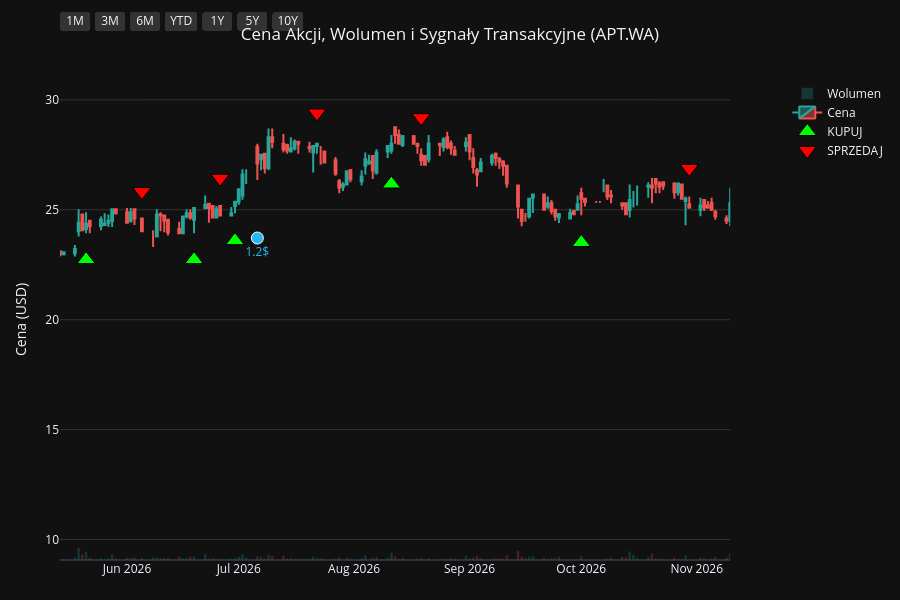
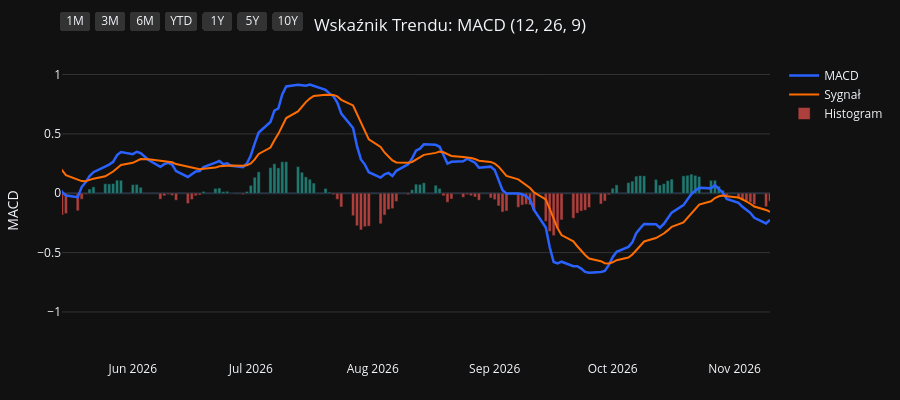
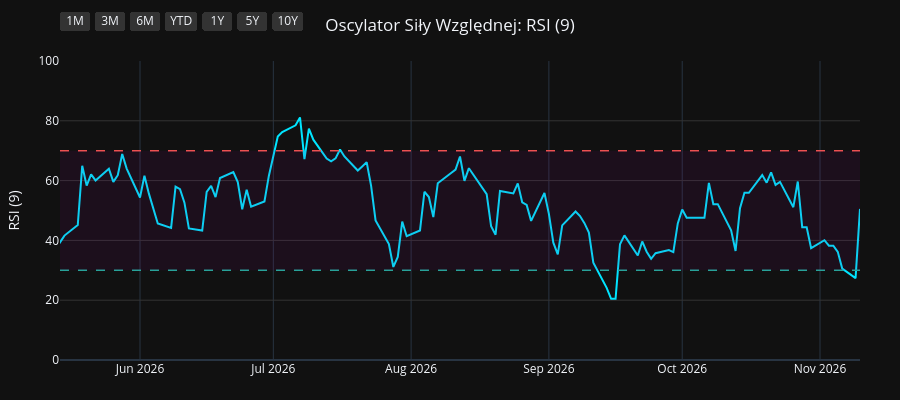
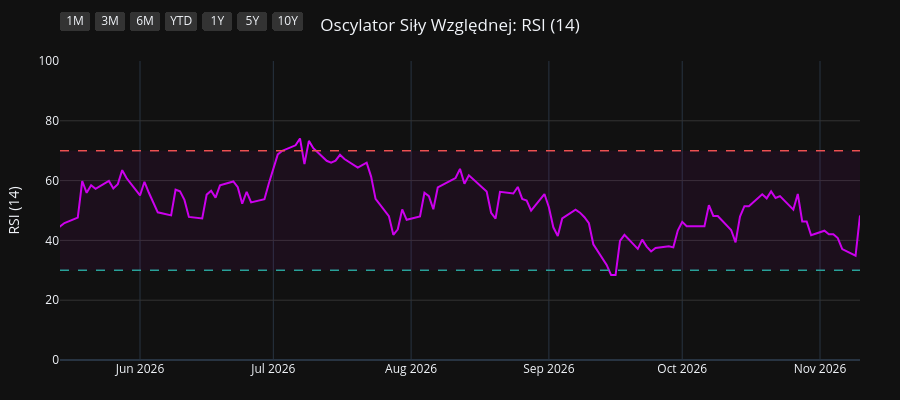

Notebook code cell kept with these figures, in order:
### Code cell
import os
import yfinance as yf
import pandas as pd
import pandas_ta as ta
import plotly.graph_objects as go
from plotly.subplots import make_subplots

# 1. Pobranie i przygotowanie danych
symbol = os.environ.get("STOCK_TICKER", "").strip().upper()
if not symbol:
    raise RuntimeError("Set STOCK_TICKER before running price_extractor.ipynb")
df = yf.Ticker(symbol).history(period="10y")
df.index = df.index.tz_localize(None)

# Wskaźniki i sygnały
df.ta.macd(fast=12, slow=26, signal=9, append=True)
df.ta.rsi(length=9, append=True)
df.ta.rsi(length=14, append=True)
df.ta.rsi(length=21, append=True)
df.dropna(inplace=True)

macd = df['MACD_12_26_9']
signal = df['MACDs_12_26_9']
wczorajszy_macd = macd.shift(1)
wczorajszy_signal = signal.shift(1)

df['Decyzja'] = 'BRAK'
df.loc[(macd > signal) & (wczorajszy_macd <= wczorajszy_signal), 'Decyzja'] = 'KUPUJ'
df.loc[(macd < signal) & (wczorajszy_macd >= wczorajszy_signal), 'Decyzja'] = 'SPRZEDAJ'

df_kupuj = df[df['Decyzja'] == 'KUPUJ']
df_sprzedaj = df[df['Decyzja'] == 'SPRZEDAJ']
df_dywidendy = df[df['Dividends'] > 0]
df_splity = df[df['Stock Splits'] > 0]

# Wspólna konfiguracja osi X
konfiguracja_osi_x = dict(
    type="date",
    showspikes=True, spikemode="across", spikesnap="cursor", spikedash="dot", spikecolor="#ffffff", spikethickness=1, hoverformat="%Y-%m-%d",
    rangeselector=dict(
        buttons=list([
            dict(count=1, label="1M", step="month", stepmode="backward"),
            dict(count=3, label="3M", step="month", stepmode="backward"),
            dict(count=6, label="6M", step="month", stepmode="backward"),
            dict(count=1, label="YTD", step="year", stepmode="todate"),
            dict(count=1, label="1Y", step="year", stepmode="backward"),
            dict(count=5, label="5Y", step="year", stepmode="backward"),
            dict(step="all", label="10Y")
        ]),
        bgcolor="#333333", activecolor="#2962ff", x=0, y=1.1
    )
)

# ==========================================
# WYKRES 1: CENA + WOLUMEN + SYGNAŁY
# ==========================================
fig1 = make_subplots(specs=[[{"secondary_y": True}]])

kolory_wolumenu = ['#26a69a' if row['Close'] >= row['Open'] else '#ef5350' for index, row in df.iterrows()]
fig1.add_trace(go.Bar(x=df.index, y=df['Volume'], marker_color=kolory_wolumenu, opacity=0.25, name='Wolumen'), secondary_y=True)
fig1.add_trace(go.Candlestick(x=df.index, open=df['Open'], high=df['High'], low=df['Low'], close=df['Close'], name='Cena', increasing_line_color='#26a69a', decreasing_line_color='#ef5350'), secondary_y=False)
fig1.add_trace(go.Scatter(x=df_kupuj.index, y=df_kupuj['Low'] * 0.95, customdata=df_kupuj[['Low', 'High']], mode='markers', marker=dict(symbol='triangle-up', size=16, color='#00ff00', line=dict(width=1, color='black')), name='KUPUJ', hovertemplate='KUPUJ<br>Najniższa: %{customdata[0]:.2f}<br>Najwyższa: %{customdata[1]:.2f}<extra></extra>'), secondary_y=False)
fig1.add_trace(go.Scatter(x=df_sprzedaj.index, y=df_sprzedaj['High'] * 1.05, customdata=df_sprzedaj[['Low', 'High']], mode='markers', marker=dict(symbol='triangle-down', size=16, color='#ff0000', line=dict(width=1, color='black')), name='SPRZEDAJ', hovertemplate='SPRZEDAJ<br>Najniższa: %{customdata[0]:.2f}<br>Najwyższa: %{customdata[1]:.2f}<extra></extra>'), secondary_y=False)

if not df_dywidendy.empty:
    fig1.add_trace(go.Scatter(x=df_dywidendy.index, y=df_dywidendy['Low'] * 0.90, mode='markers+text', marker=dict(symbol='circle', size=12, color='#29b6f6', line=dict(width=1, color='white')), text=df_dywidendy['Dividends'].apply(lambda x: f"{x}$"), textposition="bottom center", name='Dywidenda', showlegend=False, hovertemplate='Dywidenda: %{text}<extra></extra>', textfont=dict(color="#29b6f6")), secondary_y=False)
if not df_splity.empty:
                    fig1.add_trace(go.Scatter(x=df_splity.index, y=df_splity['High'], mode='markers+text', marker=dict(symbol='star', size=16, color='#ffee58', line=dict(width=1, color='black')), text=df_splity['Stock Splits'].apply(lambda x: f"{x:g}:1" if x >= 1 else f"1:{1 / x:g}"), textposition="top center", name='Split', hovertemplate='%{text}<extra></extra>', textfont=dict(color="#ffee58")), secondary_y=False)

fig1.update_layout(title=dict(text=f"Cena Akcji, Wolumen i Sygnały Transakcyjne ({symbol})", x=0.5, xanchor='center'), dragmode='pan', xaxis_rangeslider_visible=False, template='plotly_dark', height=600, hovermode='x unified', margin=dict(l=60, r=40, t=60, b=40))
fig1.update_xaxes(**konfiguracja_osi_x)
fig1.update_xaxes(range=[df.index.max() - pd.Timedelta(days=180), df.index.max()])
fig1.update_yaxes(title_text="Cena (USD)", secondary_y=False, gridcolor='#333333')
fig1.update_yaxes(range=[0, df['Volume'].max() * 4], showgrid=False, showticklabels=False, secondary_y=True)
fig1.show(config={'scrollZoom': True})

# ==========================================
# WYKRES 2: WSKAŹNIK MACD
# ==========================================
fig2 = go.Figure()
fig2.add_trace(go.Scatter(x=df.index, y=df['MACD_12_26_9'], line=dict(color='#2962ff', width=2.5), name='MACD'))
fig2.add_trace(go.Scatter(x=df.index, y=df['MACDs_12_26_9'], line=dict(color='#ff6d00', width=2), name='Sygnał'))
kolory_macd = ['#26a69a' if val >= 0 else '#ef5350' for val in df['MACDh_12_26_9']]
fig2.add_trace(go.Bar(x=df.index, y=df['MACDh_12_26_9'], marker_color=kolory_macd, name='Histogram', opacity=0.7))
fig2.update_layout(title=dict(text="Wskaźnik Trendu: MACD (12, 26, 9)", x=0.5, xanchor='center'), dragmode='pan', xaxis_rangeslider_visible=False, template='plotly_dark', height=400, hovermode='x unified', margin=dict(l=60, r=40, t=60, b=40))
fig2.update_xaxes(**konfiguracja_osi_x)
fig2.update_xaxes(range=[df.index.max() - pd.Timedelta(days=180), df.index.max()])
fig2.update_yaxes(title_text="MACD", gridcolor='#333333')
fig2.show(config={'scrollZoom': True})

# ==========================================
# WYKRES 3: OSCYLATOR RSI (9)
# ==========================================
fig3 = go.Figure()
fig3.add_trace(go.Scatter(x=df.index, y=df['RSI_9'], line=dict(color='#00e5ff', width=2), name='RSI (9)'))
fig3.add_hline(y=70, line_dash="dash", line_color="#ef5350", line_width=1.5)
fig3.add_hline(y=30, line_dash="dash", line_color="#26a69a", line_width=1.5)
fig3.add_hrect(y0=30, y1=70, line_width=0, fillcolor="purple", opacity=0.1)
fig3.update_layout(title=dict(text="Oscylator Siły Względnej: RSI (9)", x=0.5, xanchor='center'), dragmode='pan', xaxis_rangeslider_visible=False, template='plotly_dark', height=400, hovermode='x unified', margin=dict(l=60, r=40, t=60, b=40))
fig3.update_xaxes(**konfiguracja_osi_x)
fig3.update_xaxes(range=[df.index.max() - pd.Timedelta(days=180), df.index.max()])
fig3.update_yaxes(title_text="RSI (9)", range=[0, 100], gridcolor='#333333')
fig3.show(config={'scrollZoom': True})

# ==========================================
# WYKRES 4: OSCYLATOR RSI (14)
# ==========================================
fig4 = go.Figure()
fig4.add_trace(go.Scatter(x=df.index, y=df['RSI_14'], line=dict(color='#d500f9', width=2), name='RSI (14)'))
fig4.add_hline(y=70, line_dash="dash", line_color="#ef5350", line_width=1.5)
fig4.add_hline(y=30, line_dash="dash", line_color="#26a69a", line_width=1.5)
fig4.add_hrect(y0=30, y1=70, line_width=0, fillcolor="purple", opacity=0.1)
fig4.update_layout(title=dict(text="Oscylator Siły Względnej: RSI (14)", x=0.5, xanchor='center'), dragmode='pan', xaxis_rangeslider_visible=False, template='plotly_dark', height=400, hovermode='x unified', margin=dict(l=60, r=40, t=60, b=40))
fig4.update_xaxes(**konfiguracja_osi_x)
fig4.update_xaxes(range=[df.index.max() - pd.Timedelta(days=180), df.index.max()])
fig4.update_yaxes(title_text="RSI (14)", range=[0, 100], gridcolor='#333333')
fig4.show(config={'scrollZoom': True})

# ==========================================
# WYKRES 5: OSCYLATOR RSI (21)
# ==========================================
fig5 = go.Figure()
fig5.add_trace(go.Scatter(x=df.index, y=df['RSI_21'], line=dict(color='#64dd17', width=2), name='RSI (21)'))
fig5.add_hline(y=70, line_dash="dash", line_color="#ef5350", line_width=1.5)
fig5.add_hline(y=30, line_dash="dash", line_color="#26a69a", line_width=1.5)
fig5.add_hrect(y0=30, y1=70, line_width=0, fillcolor="purple", opacity=0.1)
fig5.update_layout(title=dict(text="Oscylator Siły Względnej: RSI (21)", x=0.5, xanchor='center'), dragmode='pan', xaxis_rangeslider_visible=False, template='plotly_dark', height=400, hovermode='x unified', margin=dict(l=60, r=40, t=60, b=40))
fig5.update_xaxes(**konfiguracja_osi_x)
fig5.update_xaxes(range=[df.index.max() - pd.Timedelta(days=180), df.index.max()])
fig5.update_yaxes(title_text="RSI (21)", range=[0, 100], gridcolor='#333333')
fig5.show(config={'scrollZoom': True})

### Figure 1 — Plotly figure (JSON) as saved in the notebook; plotly's stock layout.template omitted (floating-point values rounded to 4 significant figures; data arrays with more than 128 entries replaced by an {"elided": "..."} marker saying what was removed)
{"data": [{"marker": {"color": {"elided": "2506 str values"}}, "name": "Wolumen", "opacity": 0.25, "type": "bar", "x": {"elided": "2506 str values"}, "xaxis": "x", "y": {"elided": "2506 int values"}, "yaxis": "y2"}, {"close": {"elided": "2506 float values"}, "decreasing": {"line": {"color": "#ef5350"}}, "high": {"elided": "2506 float values"}, "increasing": {"line": {"color": "#26a69a"}}, "low": {"elided": "2506 float values"}, "name": "Cena", "open": {"elided": "2506 float values"}, "type": "candlestick", "x": {"elided": "2506 str values"}, "xaxis": "x", "yaxis": "y"}, {"customdata": {"elided": "106x2 float values"}, "hovertemplate": "KUPUJ<br>Najniższa: %{customdata[0]:.2f}<br>Najwyższa: %{customdata[1]:.2f}<extra></extra>", "marker": {"color": "#00ff00", "line": {"color": "black", "width": 1}, "size": 16, "symbol": "triangle-up"}, "mode": "markers", "name": "KUPUJ", "type": "scatter", "x": ["2017-01-24T00:00:00", "2017-03-02T00:00:00", "2017-04-25T00:00:00", "2017-05-25T00:00:00", "2017-06-09T00:00:00", "2017-06-13T00:00:00", "2017-06-27T00:00:00", "2017-08-03T00:00:00", "2017-09-13T00:00:00", "2017-10-31T00:00:00", "2017-11-24T00:00:00", "2017-12-25T00:00:00", "2018-03-02T00:00:00", "2018-04-05T00:00:00", "2018-05-11T00:00:00", "2018-05-25T00:00:00", "2018-07-18T00:00:00", "2018-10-05T00:00:00", "2018-11-02T00:00:00", "2018-11-15T00:00:00", "2019-01-14T00:00:00", "2019-03-01T00:00:00", "2019-03-12T00:00:00", "2019-04-10T00:00:00", "2019-04-16T00:00:00", "2019-04-23T00:00:00", "2019-05-27T00:00:00", "2019-06-18T00:00:00", "2019-07-09T00:00:00", "2019-08-13T00:00:00", "2019-09-23T00:00:00", "2019-10-08T00:00:00", "2019-11-06T00:00:00", "2020-01-14T00:00:00", "2020-02-05T00:00:00", "2020-02-07T00:00:00", "2020-03-23T00:00:00", "2020-06-01T00:00:00", "2020-08-03T00:00:00", "2020-09-02T00:00:00", "2020-10-23T00:00:00", "2020-12-29T00:00:00", "2021-02-03T00:00:00", "2021-02-24T00:00:00", "2021-03-22T00:00:00", "2021-04-21T00:00:00", "2021-04-23T00:00:00", "2021-04-29T00:00:00", "2021-05-27T00:00:00", "2021-06-23T00:00:00", "2021-07-30T00:00:00", "2021-09-15T00:00:00", "2021-09-23T00:00:00", "2021-10-27T00:00:00", "2021-12-02T00:00:00", "2022-02-11T00:00:00", "2022-03-14T00:00:00", "2022-04-07T00:00:00", "2022-05-31T00:00:00", "2022-06-20T00:00:00", "2022-09-12T00:00:00", "2022-10-05T00:00:00", "2023-01-03T00:00:00", "2023-02-03T00:00:00", "2023-02-23T00:00:00", "2023-03-20T00:00:00", "2023-05-18T00:00:00", "2023-07-03T00:00:00", "2023-07-17T00:00:00", "2023-08-31T00:00:00", "2023-09-15T00:00:00", "2023-10-09T00:00:00", "2023-11-06T00:00:00", "2023-11-16T00:00:00", "2023-11-22T00:00:00", "2023-12-08T00:00:00", "2023-12-15T00:00:00", "2023-12-20T00:00:00", "2024-02-23T00:00:00", "2024-04-25T00:00:00", "2024-06-03T00:00:00", "2024-07-15T00:00:00", "2024-07-22T00:00:00", "2024-08-20T00:00:00", "2024-09-16T00:00:00", "2024-11-29T00:00:00", "2024-12-30T00:00:00", "2025-02-10T00:00:00", "2025-03-13T00:00:00", "2025-04-22T00:00:00", "2025-06-10T00:00:00", "2025-06-23T00:00:00", "2025-06-25T00:00:00", "2025-07-25T00:00:00", "2025-08-25T00:00:00", "2025-08-27T00:00:00", "2025-09-02T00:00:00", "2025-10-24T00:00:00", "2025-11-27T00:00:00", "2025-12-30T00:00:00", "2026-04-01T00:00:00", "2026-05-21T00:00:00", "2026-06-19T00:00:00", "2026-06-30T00:00:00", "2026-08-11T00:00:00", "2026-10-01T00:00:00"], "xaxis": "x", "y": [19.33, 23.04, 21.98, 22.64, 22.87, 22.81, 22.72, 20.31, 19.64, 19.59, 18.34, 17.45, 15.92, 14.52, 15.65, 15.58, 15.48, 16.99, 16.44, 15.69, 16.78, 18.17, 18.31, 18.03, 18.31, 17.96, 17.82, 17.52, 17.96, 16.8, 16.58, 16.29, 15.2, 15.31, 15.38, 15.46, 12.06, 14.72, 15.16, 16.77, 14.79, 17.62, 18.32, 19.57, 19.26, 18.79, 18.4, 18.79, 18.63, 18.24, 18.71, 17.93, 17.85, 17.29, 15.64, 15.58, 15.17, 15.09, 11.86, 10.8, 11.5, 11.14, 11.83, 11.65, 11.6, 11.42, 13.49, 13.9, 13.74, 13.18, 12.97, 11.96, 12.46, 12.42, 12.55, 12.55, 12.72, 12.67, 12.97, 12.29, 13.07, 15.12, 15.38, 15.55, 16.75, 15.29, 14.69, 16.26, 16.84, 15.55, 17.14, 17.04, 17.02, 18.29, 18.91, 18.64, 18.37, 20.46, 20.55, 20.32, 20.46, 22.73, 22.73, 23.6, 26.17, 23.51], "yaxis": "y"}, {"customdata": {"elided": "106x2 float values"}, "hovertemplate": "SPRZEDAJ<br>Najniższa: %{customdata[0]:.2f}<br>Najwyższa: %{customdata[1]:.2f}<extra></extra>", "marker": {"color": "#ff0000", "line": {"color": "black", "width": 1}, "size": 16, "symbol": "triangle-down"}, "mode": "markers", "name": "SPRZEDAJ", "type": "scatter", "x": ["2017-02-14T00:00:00", "2017-03-09T00:00:00", "2017-05-15T00:00:00", "2017-06-07T00:00:00", "2017-06-12T00:00:00", "2017-06-16T00:00:00", "2017-07-05T00:00:00", "2017-09-04T00:00:00", "2017-10-18T00:00:00", "2017-11-10T00:00:00", "2017-12-11T00:00:00", "2018-01-24T00:00:00", "2018-03-22T00:00:00", "2018-05-10T00:00:00", "2018-05-14T00:00:00", "2018-06-18T00:00:00", "2018-08-10T00:00:00", "2018-10-26T00:00:00", "2018-11-06T00:00:00", "2018-12-21T00:00:00", "2019-02-07T00:00:00", "2019-03-11T00:00:00", "2019-03-13T00:00:00", "2019-04-12T00:00:00", "2019-04-22T00:00:00", "2019-04-24T00:00:00", "2019-06-12T00:00:00", "2019-07-01T00:00:00", "2019-07-12T00:00:00", "2019-09-11T00:00:00", "2019-09-25T00:00:00", "2019-10-17T00:00:00", "2019-12-23T00:00:00", "2020-01-22T00:00:00", "2020-02-06T00:00:00", "2020-02-26T00:00:00", "2020-05-14T00:00:00", "2020-06-15T00:00:00", "2020-08-20T00:00:00", "2020-09-07T00:00:00", "2020-12-10T00:00:00", "2021-01-13T00:00:00", "2021-02-23T00:00:00", "2021-02-26T00:00:00", "2021-03-29T00:00:00", "2021-04-22T00:00:00", "2021-04-27T00:00:00", "2021-05-13T00:00:00", "2021-06-08T00:00:00", "2021-07-22T00:00:00", "2021-08-16T00:00:00", "2021-09-20T00:00:00", "2021-10-26T00:00:00", "2021-10-29T00:00:00", "2022-01-20T00:00:00", "2022-02-24T00:00:00", "2022-04-01T00:00:00", "2022-04-25T00:00:00", "2022-06-14T00:00:00", "2022-08-08T00:00:00", "2022-09-20T00:00:00", "2022-12-06T00:00:00", "2023-01-19T00:00:00", "2023-02-20T00:00:00", "2023-03-01T00:00:00", "2023-04-25T00:00:00", "2023-06-05T00:00:00", "2023-07-10T00:00:00", "2023-07-27T00:00:00", "2023-09-12T00:00:00", "2023-09-18T00:00:00", "2023-10-27T00:00:00", "2023-11-15T00:00:00", "2023-11-17T00:00:00", "2023-12-07T00:00:00", "2023-12-12T00:00:00", "2023-12-19T00:00:00", "2024-01-16T00:00:00", "2024-03-11T00:00:00", "2024-05-29T00:00:00", "2024-06-26T00:00:00", "2024-07-17T00:00:00", "2024-08-01T00:00:00", "2024-09-10T00:00:00", "2024-09-24T00:00:00", "2024-12-20T00:00:00", "2025-01-31T00:00:00", "2025-02-24T00:00:00", "2025-03-18T00:00:00", "2025-05-23T00:00:00", "2025-06-12T00:00:00", "2025-06-24T00:00:00", "2025-07-15T00:00:00", "2025-08-05T00:00:00", "2025-08-26T00:00:00", "2025-08-28T00:00:00", "2025-09-26T00:00:00", "2025-11-13T00:00:00", "2025-12-10T00:00:00", "2026-02-05T00:00:00", "2026-05-05T00:00:00", "2026-06-05T00:00:00", "2026-06-26T00:00:00", "2026-07-22T00:00:00", "2026-08-19T00:00:00", "2026-10-30T00:00:00"], "xaxis": "x", "y": [24.21, 25.64, 25.42, 25.27, 25.48, 25.39, 25.39, 21.46, 22.13, 21.55, 20.12, 21.05, 17.15, 17.66, 18.03, 19.69, 20.3, 18.4, 18.4, 19.31, 19.93, 20.39, 20.47, 20.55, 20.09, 20.16, 19.93, 19.77, 19.85, 18.17, 18.17, 17.61, 17.25, 17.41, 17.74, 17.49, 15.86, 16.6, 18.36, 18.28, 19.04, 20.34, 22.23, 21.89, 21.54, 21.11, 21.11, 20.68, 20.68, 20.68, 21.06, 20.0, 19.55, 19.37, 18.03, 17.04, 16.86, 17.01, 12.17, 14.1, 12.69, 13.86, 13.32, 12.99, 12.89, 14.4, 15.87, 15.55, 15.73, 14.52, 14.57, 13.87, 14.19, 13.91, 14.1, 14.05, 14.24, 15.09, 14.62, 14.6, 15.96, 16.57, 17.27, 18.4, 18.99, 16.31, 17.84, 18.44, 18.77, 19.34, 19.11, 19.14, 20.12, 20.95, 21.39, 21.51, 24.02, 22.91, 22.81, 27.24, 25.12, 25.83, 26.43, 29.4, 29.19, 26.88], "yaxis": "y"}, {"hovertemplate": "Dywidenda: %{text}<extra></extra>", "marker": {"color": "#29b6f6", "line": {"color": "white", "width": 1}, "size": 12, "symbol": "circle"}, "mode": "markers+text", "name": "Dywidenda", "showlegend": false, "text": ["0.7$", "0.35$", "0.85$", "0.4$", "0.9$", "0.45$", "0.65$", "0.5$", "0.75$", "0.3$", "0.2$", "0.3$", "0.2$", "0.3$", "0.3$", "0.6$", "1.2$"], "textfont": {"color": "#29b6f6"}, "textposition": "bottom center", "type": "scatter", "x": ["2017-06-20T00:00:00", "2017-12-14T00:00:00", "2018-06-08T00:00:00", "2018-12-13T00:00:00", "2019-06-07T00:00:00", "2019-12-04T00:00:00", "2020-08-14T00:00:00", "2020-12-23T00:00:00", "2021-08-06T00:00:00", "2022-01-14T00:00:00", "2022-07-05T00:00:00", "2023-07-31T00:00:00", "2023-12-14T00:00:00", "2024-07-03T00:00:00", "2024-12-05T00:00:00", "2025-08-27T00:00:00", "2026-07-06T00:00:00"], "xaxis": "x", "y": [21.48, 16.78, 16.43, 16.62, 17.15, 14.72, 15.02, 16.32, 17.67, 15.38, 10.5, 13.32, 12.09, 13.5, 14.17, 17.66, 23.72], "yaxis": "y"}], "layout": {"dragmode": "pan", "height": 600, "hovermode": "x unified", "margin": {"b": 40, "l": 60, "r": 40, "t": 60}, "title": {"text": "Cena Akcji, Wolumen i Sygnały Transakcyjne (APT.WA)", "x": 0.5, "xanchor": "center"}, "xaxis": {"anchor": "y", "domain": [0.0, 0.94], "hoverformat": "%Y-%m-%d", "range": ["2026-05-14T00:00:00", "2026-11-10T00:00:00"], "rangeselector": {"activecolor": "#2962ff", "bgcolor": "#333333", "buttons": [{"count": 1, "label": "1M", "step": "month", "stepmode": "backward"}, {"count": 3, "label": "3M", "step": "month", "stepmode": "backward"}, {"count": 6, "label": "6M", "step": "month", "stepmode": "backward"}, {"count": 1, "label": "YTD", "step": "year", "stepmode": "todate"}, {"count": 1, "label": "1Y", "step": "year", "stepmode": "backward"}, {"count": 5, "label": "5Y", "step": "year", "stepmode": "backward"}, {"label": "10Y", "step": "all"}], "x": 0, "y": 1.1}, "rangeslider": {"visible": false}, "showspikes": true, "spikecolor": "#ffffff", "spikedash": "dot", "spikemode": "across", "spikesnap": "cursor", "spikethickness": 1, "type": "date"}, "yaxis": {"anchor": "x", "domain": [0.0, 1.0], "gridcolor": "#333333", "title": {"text": "Cena (USD)"}}, "yaxis2": {"anchor": "x", "overlaying": "y", "range": [0, 2041524], "showgrid": false, "showticklabels": false, "side": "right"}}}

### Figure 2 — Plotly figure (JSON) as saved in the notebook; plotly's stock layout.template omitted (floating-point values rounded to 4 significant figures; data arrays with more than 128 entries replaced by an {"elided": "..."} marker saying what was removed)
{"data": [{"line": {"color": "#2962ff", "width": 2.5}, "name": "MACD", "type": "scatter", "x": {"elided": "2506 str values"}, "y": {"elided": "2506 float values"}}, {"line": {"color": "#ff6d00", "width": 2}, "name": "Sygnał", "type": "scatter", "x": {"elided": "2506 str values"}, "y": {"elided": "2506 float values"}}, {"marker": {"color": {"elided": "2506 str values"}}, "name": "Histogram", "opacity": 0.7, "type": "bar", "x": {"elided": "2506 str values"}, "y": {"elided": "2506 float values"}}], "layout": {"dragmode": "pan", "height": 400, "hovermode": "x unified", "margin": {"b": 40, "l": 60, "r": 40, "t": 60}, "title": {"text": "Wskaźnik Trendu: MACD (12, 26, 9)", "x": 0.5, "xanchor": "center"}, "xaxis": {"hoverformat": "%Y-%m-%d", "range": ["2026-05-14T00:00:00", "2026-11-10T00:00:00"], "rangeselector": {"activecolor": "#2962ff", "bgcolor": "#333333", "buttons": [{"count": 1, "label": "1M", "step": "month", "stepmode": "backward"}, {"count": 3, "label": "3M", "step": "month", "stepmode": "backward"}, {"count": 6, "label": "6M", "step": "month", "stepmode": "backward"}, {"count": 1, "label": "YTD", "step": "year", "stepmode": "todate"}, {"count": 1, "label": "1Y", "step": "year", "stepmode": "backward"}, {"count": 5, "label": "5Y", "step": "year", "stepmode": "backward"}, {"label": "10Y", "step": "all"}], "x": 0, "y": 1.1}, "rangeslider": {"visible": false}, "showspikes": true, "spikecolor": "#ffffff", "spikedash": "dot", "spikemode": "across", "spikesnap": "cursor", "spikethickness": 1, "type": "date"}, "yaxis": {"gridcolor": "#333333", "title": {"text": "MACD"}}}}

### Figure 3 — Plotly figure (JSON) as saved in the notebook; plotly's stock layout.template omitted (floating-point values rounded to 4 significant figures; data arrays with more than 128 entries replaced by an {"elided": "..."} marker saying what was removed)
{"data": [{"line": {"color": "#00e5ff", "width": 2}, "name": "RSI (9)", "type": "scatter", "x": {"elided": "2506 str values"}, "y": {"elided": "2506 float values"}}], "layout": {"dragmode": "pan", "height": 400, "hovermode": "x unified", "margin": {"b": 40, "l": 60, "r": 40, "t": 60}, "shapes": [{"line": {"color": "#ef5350", "dash": "dash", "width": 1.5}, "type": "line", "x0": 0, "x1": 1, "xref": "x domain", "y0": 70, "y1": 70, "yref": "y"}, {"line": {"color": "#26a69a", "dash": "dash", "width": 1.5}, "type": "line", "x0": 0, "x1": 1, "xref": "x domain", "y0": 30, "y1": 30, "yref": "y"}, {"fillcolor": "purple", "line": {"width": 0}, "opacity": 0.1, "type": "rect", "x0": 0, "x1": 1, "xref": "x domain", "y0": 30, "y1": 70, "yref": "y"}], "title": {"text": "Oscylator Siły Względnej: RSI (9)", "x": 0.5, "xanchor": "center"}, "xaxis": {"hoverformat": "%Y-%m-%d", "range": ["2026-05-14T00:00:00", "2026-11-10T00:00:00"], "rangeselector": {"activecolor": "#2962ff", "bgcolor": "#333333", "buttons": [{"count": 1, "label": "1M", "step": "month", "stepmode": "backward"}, {"count": 3, "label": "3M", "step": "month", "stepmode": "backward"}, {"count": 6, "label": "6M", "step": "month", "stepmode": "backward"}, {"count": 1, "label": "YTD", "step": "year", "stepmode": "todate"}, {"count": 1, "label": "1Y", "step": "year", "stepmode": "backward"}, {"count": 5, "label": "5Y", "step": "year", "stepmode": "backward"}, {"label": "10Y", "step": "all"}], "x": 0, "y": 1.1}, "rangeslider": {"visible": false}, "showspikes": true, "spikecolor": "#ffffff", "spikedash": "dot", "spikemode": "across", "spikesnap": "cursor", "spikethickness": 1, "type": "date"}, "yaxis": {"gridcolor": "#333333", "range": [0, 100], "title": {"text": "RSI (9)"}}}}

### Figure 4 — Plotly figure (JSON) as saved in the notebook; plotly's stock layout.template omitted (floating-point values rounded to 4 significant figures; data arrays with more than 128 entries replaced by an {"elided": "..."} marker saying what was removed)
{"data": [{"line": {"color": "#d500f9", "width": 2}, "name": "RSI (14)", "type": "scatter", "x": {"elided": "2506 str values"}, "y": {"elided": "2506 float values"}}], "layout": {"dragmode": "pan", "height": 400, "hovermode": "x unified", "margin": {"b": 40, "l": 60, "r": 40, "t": 60}, "shapes": [{"line": {"color": "#ef5350", "dash": "dash", "width": 1.5}, "type": "line", "x0": 0, "x1": 1, "xref": "x domain", "y0": 70, "y1": 70, "yref": "y"}, {"line": {"color": "#26a69a", "dash": "dash", "width": 1.5}, "type": "line", "x0": 0, "x1": 1, "xref": "x domain", "y0": 30, "y1": 30, "yref": "y"}, {"fillcolor": "purple", "line": {"width": 0}, "opacity": 0.1, "type": "rect", "x0": 0, "x1": 1, "xref": "x domain", "y0": 30, "y1": 70, "yref": "y"}], "title": {"text": "Oscylator Siły Względnej: RSI (14)", "x": 0.5, "xanchor": "center"}, "xaxis": {"hoverformat": "%Y-%m-%d", "range": ["2026-05-14T00:00:00", "2026-11-10T00:00:00"], "rangeselector": {"activecolor": "#2962ff", "bgcolor": "#333333", "buttons": [{"count": 1, "label": "1M", "step": "month", "stepmode": "backward"}, {"count": 3, "label": "3M", "step": "month", "stepmode": "backward"}, {"count": 6, "label": "6M", "step": "month", "stepmode": "backward"}, {"count": 1, "label": "YTD", "step": "year", "stepmode": "todate"}, {"count": 1, "label": "1Y", "step": "year", "stepmode": "backward"}, {"count": 5, "label": "5Y", "step": "year", "stepmode": "backward"}, {"label": "10Y", "step": "all"}], "x": 0, "y": 1.1}, "rangeslider": {"visible": false}, "showspikes": true, "spikecolor": "#ffffff", "spikedash": "dot", "spikemode": "across", "spikesnap": "cursor", "spikethickness": 1, "type": "date"}, "yaxis": {"gridcolor": "#333333", "range": [0, 100], "title": {"text": "RSI (14)"}}}}
